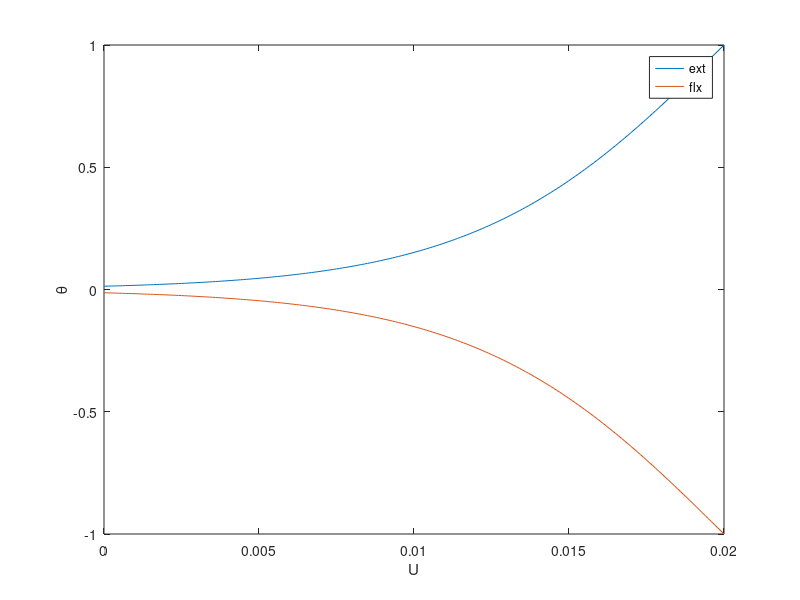
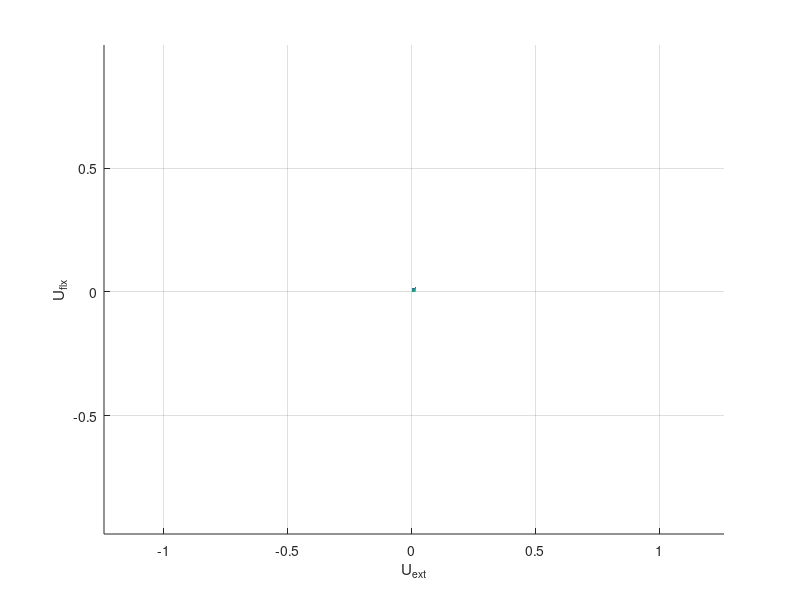
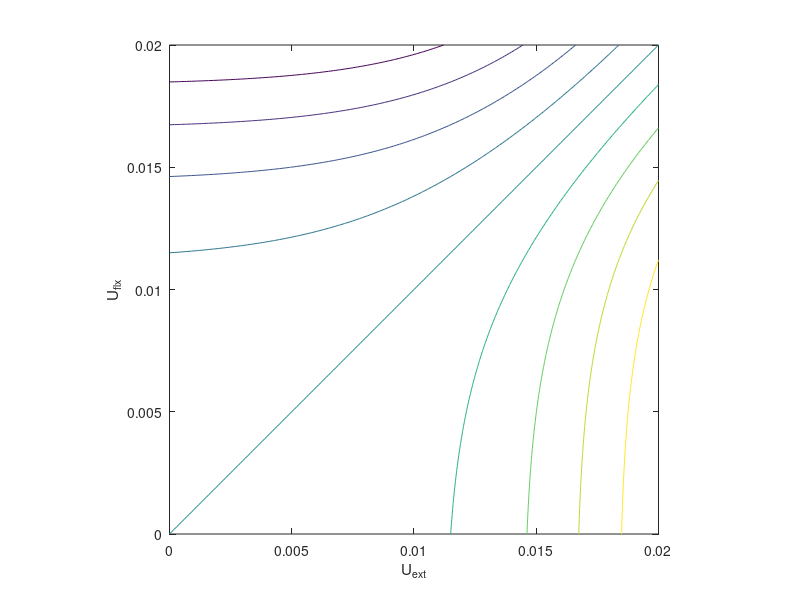
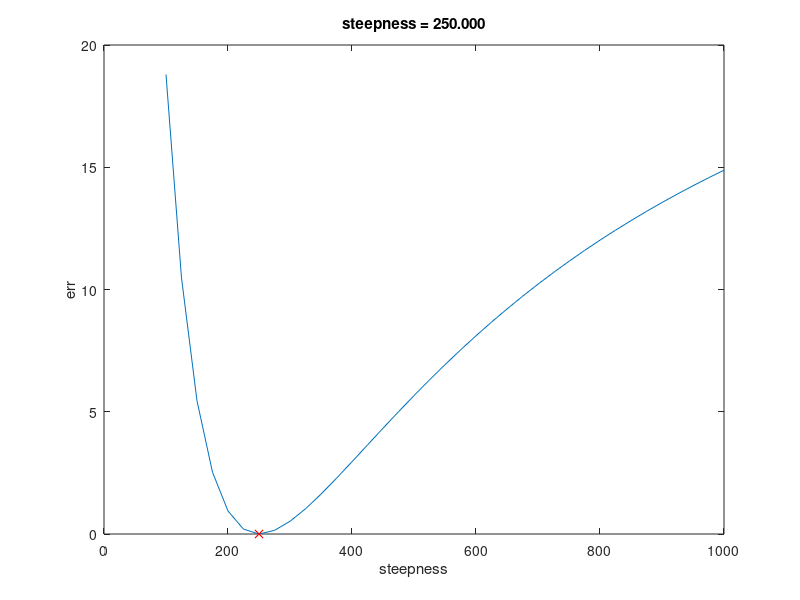

The MATLAB script that drew these images, in order:
close all
clear all

thetaMax = 1;
thetaMin = -1;
thetaRest = 0;

steep = 250;
R = 20e-3;

%Always equal to thetaRest when Uext = Uflx (symmetrical only)
% amp = thetaMax-thetaMin;
% offset = thetaRest;
% thetaExt = @(U) amp./(1 + exp(steep*(20e-3-U)))+offset;
% thetaFlx = @(U) -amp./(1 + exp(steep*(20e-3-U)))+offset;

%theta = thetaMax when Uext = R, Uflx = 0, and vice-versa.
ampExt = 2*(thetaMax-thetaRest);
ampFlx = 2*(thetaMin-thetaRest);
offset = thetaRest/2;
thetaExt = @(U,S) ampExt./(1 + exp(S*(20e-3-U)))+offset;
thetaFlx = @(U,S) ampFlx./(1 + exp(S*(20e-3-U)))+offset;

Utest = 0:.1e-3:R;

figure
plot(Utest,thetaExt(Utest,steep));
hold on
plot(Utest,thetaFlx(Utest,steep));
xlabel('U')
ylabel('\theta')
legend('ext','flx')


[Uext,Uflx] = meshgrid(Utest,Utest);
UextV = Uext(:);
UflxV = Uflx(:);

figure
surf(Uext,Uflx,thetaExt(Uext,steep)+thetaFlx(Uflx,steep),'edgealpha',0)
xlabel('U_{ext}')
ylabel('U_{flx}')
view(0,90)
axis equal

negDiff = (thetaRest - thetaMin);
posDiff = (thetaMax - thetaRest);
negLevs = thetaMin:negDiff/5:thetaRest;
posLevs = thetaRest:posDiff/5:thetaMax;
levs = union(negLevs,posLevs);

figure
contour(Uext,Uflx,thetaExt(Uext,steep)+thetaFlx(Uflx,steep),levs)
hold on
% plot(
xlabel('U_{ext}')
ylabel('U_{flx}')
axis equal

f = @(S) thetaExt(Utest,steep) + thetaFlx(Utest,S) - thetaRest;
g = @(S) f(S)*f(S)';

sTry = 100:25:1000;
gTry = zeros(size(sTry));
for i=1:length(sTry)
    gTry(i) = g(sTry(i));
end

figure
plot(sTry,gTry)
xlabel('steepness')
ylabel('err')

% steep = sTry(gTry == min(gTry));
steepNew = fminunc(g,steep);
hold on
plot(steepNew,g(steepNew),'rx')
title(sprintf('steepness = %3.3f',steepNew))


figure
contour(Uext,Uflx,thetaExt(Uext,steep)+thetaFlx(Uflx,steepNew),levs)
hold on
% plot(
xlabel('U_{ext}')
ylabel('U_{flx}')
axis equal

thExt = thetaExt(Utest,steep) + offset;
figure
plot(Utest,thExt);
hold on

thTest = linspace(min(thExt),max(thExt));
UextCom = R-1./steep.*log(ampExt./(thTest - thetaRest) - 1);

hold on
plot(thTest,UextCom)